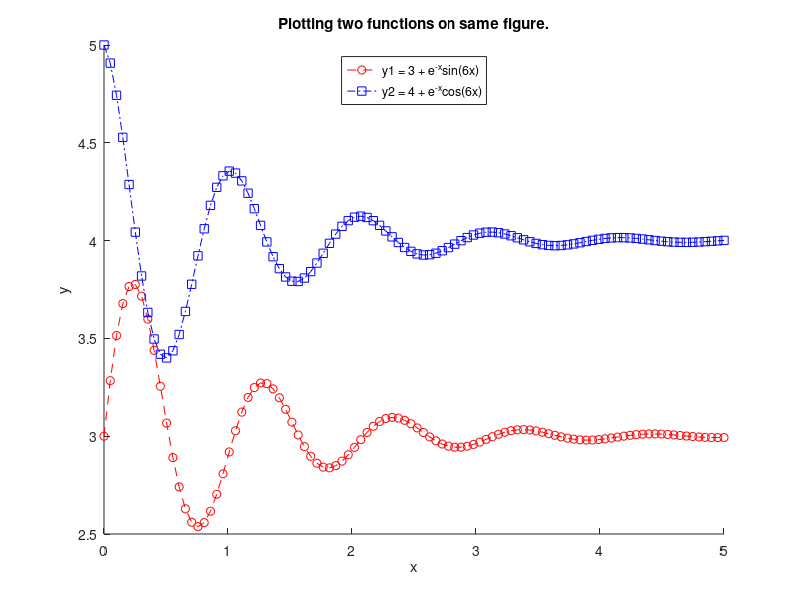

Source code (MATLAB):
% Script drawing two functions on same plot.
% Author: Chris B. Kirov
% Date: 16.09.2017 
clc
clear
close all

x = linspace(0, 5, 100);

y1 = 3 + exp(-x) .* sin(6 .* x);
y2 = 4 + exp(-x) .* cos(6 .* x);

fh = figure();

hold on
plot(x, y1, 'ro--');
plot(x, y2, 'bs-.');
hold off

xlabel('x');
ylabel('y');
title('Plotting two functions on same figure.');
l = legend('y1 = 3 + e^{-x}sin(6x)', 'y2 = 4 + e^{-x}cos(6x)');
set(l, 'location', 'north');

absolutepath = 'D:\Matlab Projects\Intro to MATLAB - Octave\';
filename = sprintf('%sChapter11Exercise3.pdf', absolutepath);
print(fh, filename);